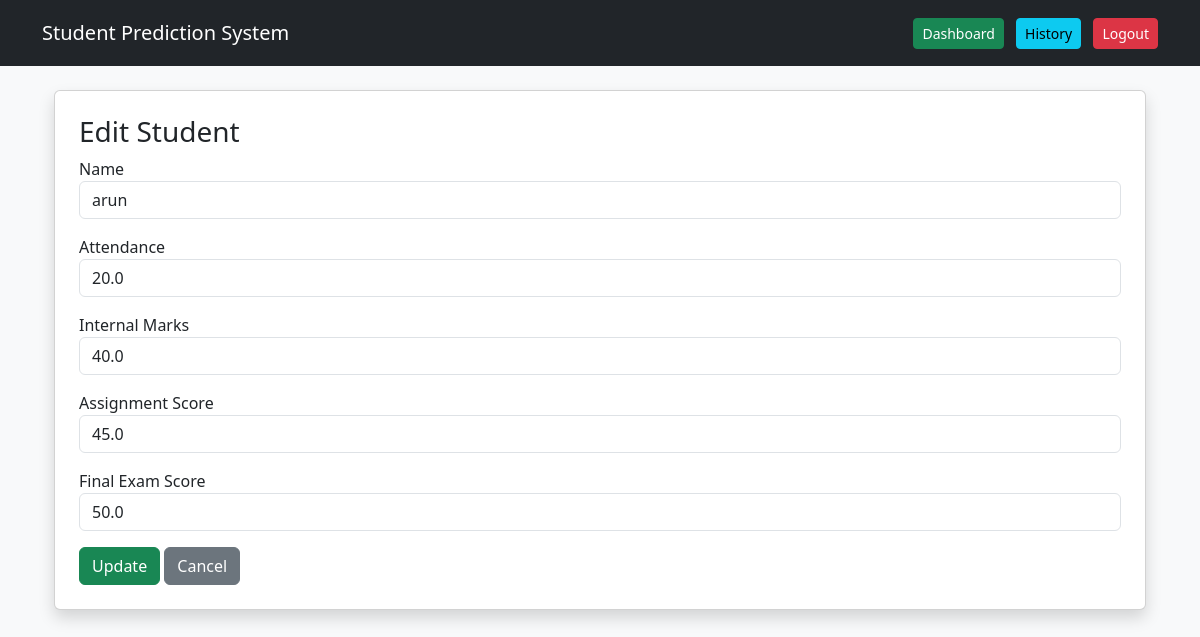
The app's page /edit/1/ (signed in) with its own data.
### students/models.py (models this page shows, shortened)
class Student(models.Model):
    name = models.CharField(max_length=100)
    attendance = models.FloatField()
    internal_marks = models.FloatField()
    assignment_score = models.FloatField()
    final_exam_score = models.FloatField()
    prediction_result = models.CharField(max_length=100)   # NEW FIELD

### students/views.py (the view, shortened to what this page needs)
# urls.py: path('edit/<int:student_id>/', views.edit_student, name='edit_student'),
@login_required
def edit_student(request, student_id):
    student = Student.objects.get(id=student_id)
    return render(request, "edit_student.html", {
        "student": student
    })

### students/templates/edit_student.html (shortened to what this page needs)
{% extends "base.html" %}
{% block content %}
<div class="container">
    <div class="card shadow p-4">
        <h3>Edit Student</h3>
        <form method="POST">
            <div class="mb-3">
                <label>Name</label>
                <input type="text" name="name" value="{{ student.name }}" class="form-control">
            </div>
            <div class="mb-3">
                <label>Attendance</label>
                <input type="number" name="attendance" value="{{ student.attendance }}" class="form-control">
            </div>
            <div class="mb-3">
                <label>Internal Marks</label>
                <input type="number" name="internal" value="{{ student.internal_marks }}" class="form-control">
            </div>
            <div class="mb-3">
                <label>Assignment Score</label>
                <input type="number" name="assignment" value="{{ student.assignment_score }}" class="form-control">
            </div>
            <div class="mb-3">
                <label>Final Exam Score</label>
                <input type="number" name="final" value="{{ student.final_exam_score }}" class="form-control">
            </div>
            <button type="submit" class="btn btn-success">Update</button>
            <a href="{% url 'history' %}" class="btn btn-secondary">Cancel</a>
        </form>
    </div>
</div>
{% endblock %}

### records on screen
Student: name "arun", attendance "20.0", internal "40.0", assignment "45.0", final "50.0"
